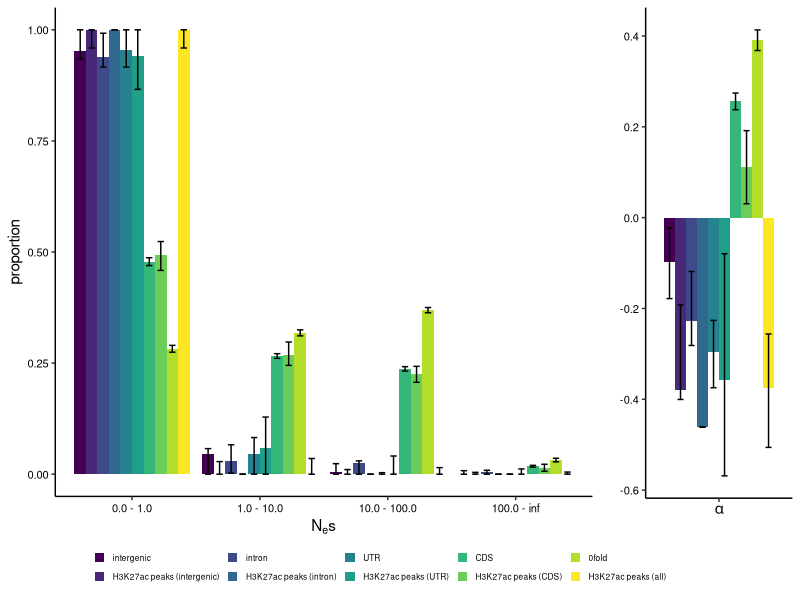

Here is the R script that generated this plot:
library(ggplot2)
library(dplyr)
library(viridis)
library(gridExtra)

setwd('~/sal_enhancers/dfe')

#=======================================================================================================================
#     DFE
#=======================================================================================================================

# dfe <- read.csv('binned_dfe_allregions.csv')
dfe <- read.csv('binned_gammadfe_allregions_nes.csv')

str(dfe)
dfe$region <- factor(dfe$region, levels=c('intergenic', 'intergenic-enhancers', 'intron', 'intron-enhancers', 'utr', 'utr-enhancers', 'cds', 'cds-enhancers', '0fold', 'all-enhancers'))
levels(dfe$region) <- c('intergenic', 'H3K27ac peaks (intergenic)', 'intron', 'H3K27ac peaks (intron)', 'UTR', 'H3K27ac peaks (UTR)', 'CDS', 'H3K27ac peaks (CDS)', '0fold', 'H3K27ac peaks (all)')

levels(dfe$bin) <- c("0 - 1", "1 - 10", "10 - 100", "> 100")
str(dfe)

raw <- subset(dfe, rep==0)
bs <- subset(dfe, rep!=0)

cis <- summarise(group_by(bs, region, bin),
                 lwr=quantile(proportion, 0.025), upr=quantile(proportion, 0.975))

plot_data <- full_join(raw, cis)

dfe_plot <- ggplot(plot_data, aes(x=bin, y=proportion, fill=region)) +
  geom_bar(stat='identity', position = position_dodge(width=0.9)) +
  scale_fill_viridis(discrete = T) +
  geom_errorbar(aes(ymin=lwr, ymax=upr), position = position_dodge(width=0.9), width=0.5) +
  theme_classic() +
  theme(legend.title=element_blank(),
        legend.position = "bottom", legend.key.size = unit(.28, "cm"),
        legend.margin = margin(t = -1, r = 0, b = 2, l = -10, unit = "mm"),
        legend.text = element_text(colour = "black",size=6),
        axis.text.y = element_text(colour = "black",size=8),
        axis.text.x = element_text(colour = "black",size=8),
        strip.background = element_blank())+
  xlab(expression(N[e] * s)) +
  guides(fill = guide_legend(nrow = 2))

#=======================================================================================================================
#     Alpha
#=======================================================================================================================

alp <- read.csv('../divergence/alpha_estimates.csv')

str(alp)
alp$region <- factor(alp$region, levels=c('intergenic', 'intergenic-enhancers', 'intron', 'intron-enhancers', 'utr', 'utr-enhancers', 'cds', 'cds-enhancers', '0fold', 'all-enhancers'))
levels(alp$region) <- c('intergenic', 'H3K27ac peaks (intergenic)', 'intron', 'H3K27ac peaks (intron)', 'UTR', 'H3K27ac peaks (UTR)', 'CDS', 'H3K27ac peaks (CDS)', '0fold', 'H3K27ac peaks (all)')

alp$bin <- 'alpha'

raw <- subset(alp, bs_rep==0)
bs <- subset(alp, bs_rep!=0)

cis <- summarise(group_by(bs, region),
                 lwr=quantile(alpha, 0.025), upr=quantile(alpha, 0.975))

plot_data <- full_join(raw, cis)

alpha_plot <- ggplot(plot_data, aes(x=bin, y=alpha, fill=region)) +
  geom_bar(stat='identity', position = position_dodge(width=0.9)) +
  scale_fill_viridis(discrete = T) +
  geom_errorbar(aes(ymin=lwr, ymax=upr), position = position_dodge(width=0.9), width=0.5) +
  theme_classic() + labs(y='', x=expression(alpha)) +
  theme(legend.title=element_blank(),
        legend.position = 'none',
        legend.margin = margin(t = -1, r = 0, b = 2, l = -10, unit = "mm"),
        legend.text = element_text(colour = "black",size=6),
        axis.text.y = element_text(colour = "black",size=8),
        axis.text.x = element_blank(),
        strip.background = element_blank(),
        plot.margin = margin(t=5.5, r=5.5, b=20, l=0, unit = "pt"))+
  guides(fill = guide_legend(nrow = 2))

g_legend<-function(a.gplot){
  tmp <- ggplot_gtable(ggplot_build(a.gplot))
  leg <- which(sapply(tmp$grobs, function(x) x$name) == "guide-box")
  legend <- tmp$grobs[[leg]]
  return(legend)}


leg <- g_legend(dfe_plot)

png('binned_gammadfe_allregions_nes.png', width=7.5, height=3, units='in', res=320)

layout <- rbind(c(1,1,1,1,1,1,2,2),
                c(3,3,3,3,3,3,3,3))

grid.arrange(dfe_plot + theme(legend.position="none"), alpha_plot, leg, layout_matrix=layout, heights=c(10,1))

dev.off()
